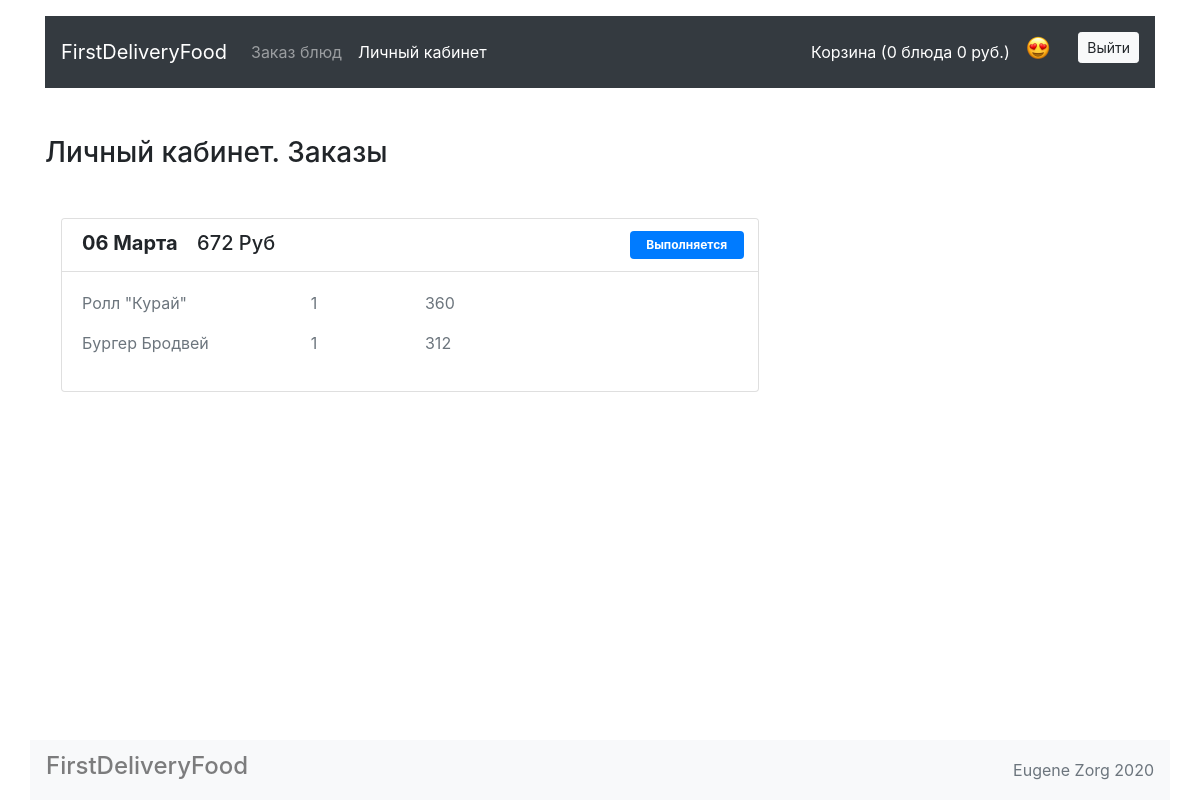
The page /account/ (signed in) on the database its author committed.
### models.py (models this page shows)
class OrderModel(db.Model):
    __tablename__ = 'orders'
    id = db.Column(db.Integer, primary_key=True)
    date = db.Column(db.DateTime, default=datetime.datetime.now)
    summa = db.Column(db.Integer, nullable=False)
    status = db.Column(db.String(128), default='Выполняется')
    user_id = db.Column(db.Integer, db.ForeignKey('users.id'))
    users = db.relationship('UserModel', back_populates='orders')
    meals = db.relationship('MealModel', secondary=meals_orders_association, back_populates='orders')

class MealModel(db.Model):
    __tablename__ = 'meals'
    id = db.Column(db.Integer, primary_key=True)
    title = db.Column(db.String(256), nullable=False)
    price = db.Column(db.Integer, nullable=False)
    description = db.Column(db.String(1024), nullable=False)
    picture = db.Column(db.String(128), nullable=False)
    category = db.relationship('CategoryModel', back_populates='meals')
    category_id = db.Column(db.Integer, db.ForeignKey('categories.id'))
    orders = db.relationship('OrderModel', secondary=meals_orders_association, back_populates='meals')

### views.py (the view)
@app.route('/account/')
def account():
    if session.get('user_id'):
        user = db.session.query(UserModel).get(session['user_id'])
        return render_template('account.html', orders=user.orders)
    return abort(404,
                 'Вы не авторизированы для доступа к этой странице. Необходимо пройти регистрацию и войти в личный кабинет.')

### app.py (called while the page is built)
def format_datetime(value, format="%d %m"):
    months = {'01': 'Января',
              '02': 'Февраля',
              '03': 'Марта',
              '04': 'Апреля',
              '05': 'Мая',
              '06': 'Июня',
              '07': 'Июля',
              '08': 'Августа',
              '09': 'Сентября',
              '10': 'Октября',
              '11': 'Ноября',
              '12': 'Декабря'}
    """Format a date time to (Default): d Mon YYYY HH:MM P"""
    if value is None:
        return ""
    date, month = value.strftime(format).split()
    value = date + " " + months[month]
    return value

### templates/account.html (shortened to what this page needs)
{% extends 'base.html' %}
{% block content %}
<main class="container">
    <section class="row">
        <div class="col-12 col-lg-8">
            <h1 class="h3 my-5">Личный кабинет. Заказы</h1>
            {% for order in orders %}
            <div class="card m-3">
                <ul class="list-group list-group-flush">
                    <li class="list-group-item">
                        <div class="row">
                            <div class="col-7 col-lg-9">
                                <span class="h5 font-weight-bold">{{ order.date|formatdatetime }}</span>
                                <span class="h5 col-2">{{ order.summa }} Руб</span>
                            </div>
                            <div class="col-3 col-lg-2 ml-5 py-2 badge
                            {% if order.status =='Готово' %} badge-success {% else %} badge-primary {% endif %}
                            text-wrap">{{ order.status }}
                            </div>
                        </div>
                    </li>
                    <div class="card-body">
                        <div class="row">
                            {% for meal in order.meals %}
                            <p class="col-4 text-muted"> {{ meal.title }} </p>
                            <p class="col-2 text-muted"> 1</p>
                            <p class="col-6 text-muted"> {{ meal.price }} </p>
                            {% endfor %}
                        </div>
                    </div>
                </ul>
            </div>
            {% endfor %}
        </div>
    </section>
</main>
{% endblock %}

### templates/base.html (style rules this page uses)
html { position: relative; min-height: 100%; }
body { margin-bottom: 60px; }

### rows shown on the page
OrderModel: date "06 Марта", summa "672", status "Выполняется"
MealModel: title "Ролл \"Курай\"", price "360"
MealModel: title "Бургер Бродвей", price "312"

### other values the page prints
{{ session['cart_id']|count }} "0"
{{ session['cart_price']|sum }} "0"
